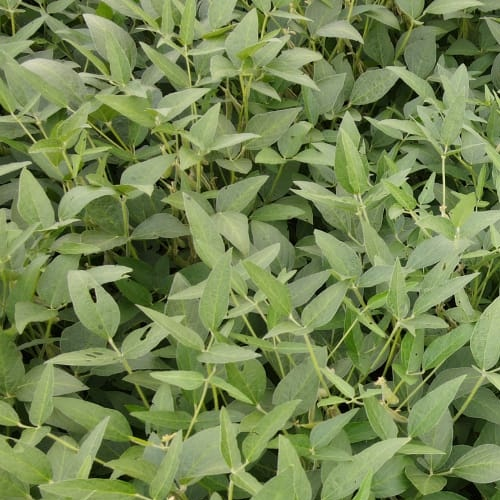
#> input picture dataset/Caterpillar/caterpillar (10).jpg, 500 x 500 px, found by its file name; its folder holds only this picture in this run
$ jupyter execute --allow-errors 'soybean pest attack classifier.ipynb'
#> lines starting #> are read from the running program, lines starting #| are printed output that depends on the picture
#> further down, img_array is the input picture: shape (500, 500, 3); mean R, G, B 115.5, 133, 81.3
#> `img_resized=resize(img_array,(150,150,3))`:
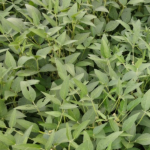
#> img_resized: shape (150, 150, 3) float64; mean R, G, B 0.453, 0.522, 0.319
[cell 1]
# based on code from
# https://medium.com/analytics-vidhya/image-classification-using-machine-learning-support-vector-machine-svm-dc7a0ec92e01

import pandas as pd # pandas is used for loading, transforming and analyzing data
import os # provides a way of using operating system dependent functionality
from skimage.transform import resize # used to resize an image of array of images
from skimage.io import imread # imread reads images stored on disk and converts them into a numpy array
import numpy as np # provides mathematical functions and data structures
import matplotlib.pyplot as plt # creates visualisations
from sklearn import svm # import svm model from sci-kit learn
from sklearn.model_selection import GridSearchCV # GridSearchCV is used to find the best hyperparameters
from sklearn.model_selection import train_test_split # splits dataset into two parts - training and testing
from sklearn.metrics import accuracy_score # calculates the accuracy of the predicted labels against the true labels

[cell 2]
Categories = ['Caterpillar', 'Diabrotica speciosa', 'Healthy']
flat_data_arr=[] # input array
target_arr=[] # output array

[cell 3]
datadir = 'C:\\Users\\User\\Documents\\Python Scripts\\SDGP\\Soybean Dataset'

#> (a cell that did not finish here is left out)

[cell 5]
from sklearn import svm
from sklearn.model_selection import GridSearchCV
param_grid={'C':[0.1,1,10,100],'gamma':[0.0001,0.001,0.1,1],'kernel':['rbf','poly']}
svc=svm.SVC(probability=True)
model=GridSearchCV(svc,param_grid)

[cell 6]
flat_data=np.array(flat_data_arr)
target=np.array(target_arr)
df=pd.DataFrame(flat_data) #dataframe
#> df = table of 1 rows and 67500 columns
df['Target']=target
x=df.iloc[:,:-1] #input data
#> x = table of 1 rows and 67500 columns
y=df.iloc[:,-1] #output data

#> (a cell that did not finish here is left out)

#> (a cell that did not finish here is left out)

[cell 9]
import joblib
joblib.dump(model, 'soybean_model.joblib')

[cell 10]
model = joblib.load('soybean_model.joblib')

[cell 11]
url=input('Enter URL of Image :')
#> the answer given: dataset/Caterpillar/caterpillar (10).jpg
